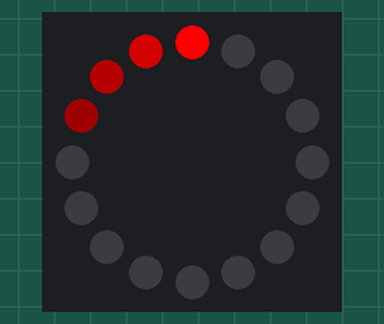
Bench run of a sketch on a simulated Arduino Uno, built with avr-gcc and run on an emulated ATmega328P. On the bench: 16 RGB LEDs in a ring, first at the top, clockwise.

Above: at 0.05 s.
At 0.46 s:
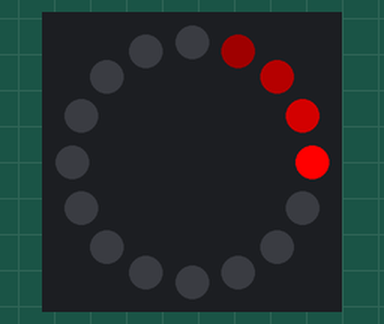
At 0.97 s:
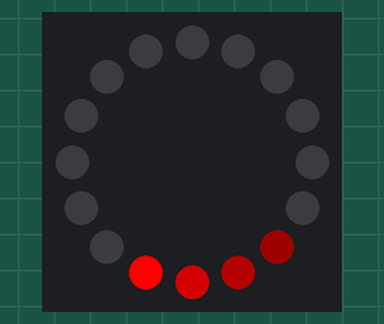
At 1.48 s:
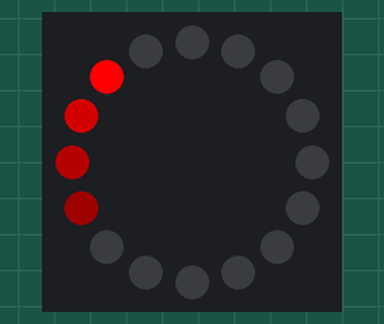
At 1.99 s:
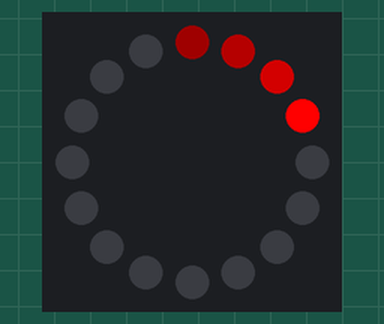

Measured:
- by itself, everything shown: repeats every 1.6 s, in 16 steps

The sketch:

runner_withTrail.ino
```cpp
#include <Adafruit_NeoPixel.h>

#define PIN            6  // Define the pin where the data line is connected
#define NUMPIXELS      16 // Number of LEDs in the NeoPixel ring

Adafruit_NeoPixel ring = Adafruit_NeoPixel(NUMPIXELS, PIN, NEO_GRB + NEO_KHZ800);

void setup() {
  ring.begin(); // Initialize the ring
  ring.show();  // Initialize all pixels to 'off'
}

void loop() {
  int red = 255;   // Red color maximum
  int green = 0;   // Green color zero
  int blue = 0;    // Blue color zero
  int trailLength = 3; // Length of the trail behind the main LED
  runner(red, green, blue, trailLength, 100); // Call the runner function
}

// Function to create a runner effect with a trailing color fade
void runner(int red, int green, int blue, int trailLength, int delayTime) {
  for (int i = 0; i < ring.numPixels(); i++) {
    ring.clear(); // Clear all pixels on each pass

    // Light up the main pixel:
    ring.setPixelColor(i, ring.Color(red, green, blue));

    // Create a trail with decreasing intensity:
    for (int j = 1; j <= trailLength; j++) {
      int index = i - j;
      if (index < 0) index += ring.numPixels(); // Wrap around the ring

      // Calculate the faded color:
      int fadeFactor = pow(2, j); // Exponential fade
      ring.setPixelColor(index, ring.Color(red / fadeFactor, green / fadeFactor, blue / fadeFactor));
    }

    ring.show();
    delay(delayTime);
  }
}
```
